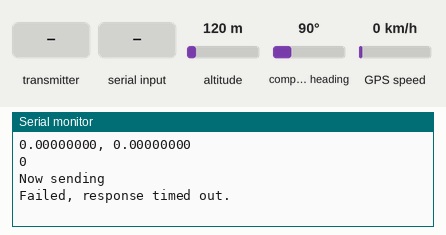
Simulated run of this sketch. Board: Arduino Uno, built with avr-gcc and run on an emulated ATmega328P. On the bench: the last lines printed to the serial monitor. The inputs (shaded band) are chosen by the test bench; at power-on: altitude 120 m, compass heading 90°, GPS speed 0 km/h. The GPS gets a fix after 3 s at 37.7749, -122.4194 with 8 satellites; no radio packets arrive unless stated.

Above: at 1.2 s.
1.3 s: the transmitter starts sending got_time = 0
At 2.2 s:
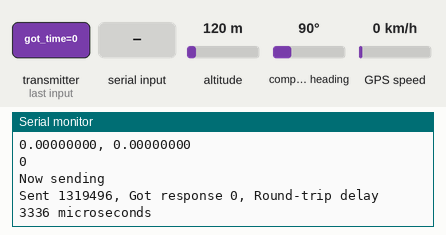
2.9 s: "T" received over Serial
At 5.6 s:
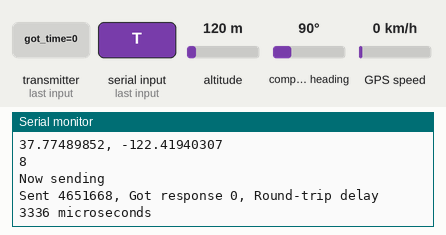
6.1 s: the transmitter starts sending got_time = 1023
At 7.9 s:
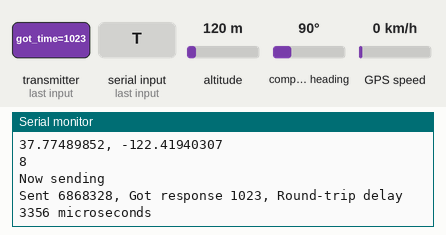
11.4 s: "R" received over Serial
At 14.73 s:
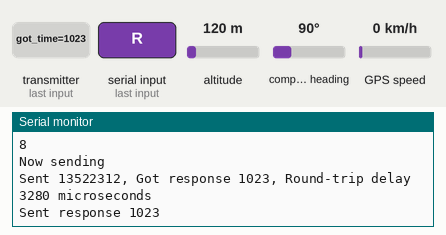
Timing chart, 0 to 14.9 s (numbered marks = the images above; inputs shaded):
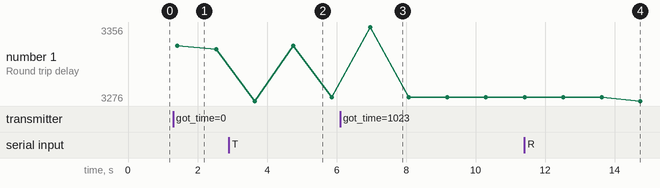

The sketch:

RF_GPS.ino
```cpp
/*
* Getting Started example sketch for nRF24L01+ radios
* This is a very basic example of how to send data from one node to another
* Updated: Dec 2014 by TMRh20
*/
#include <Adafruit_GPS.h>
#include <SoftwareSerial.h>
#include <SPI.h>
#include "RF24.h"
#define GPSECHO  true
#define PAYLOADSIZE 32;

SoftwareSerial mySerial(4, 3);

Adafruit_GPS GPS(&mySerial);


/****************** User Config ***************************/
/***      Set this radio as radio number 0 or 1         ***/
bool radioNumber = 0;

/* Hardware configuration: Set up nRF24L01 radio on SPI bus plus pins 7 & 8 */
RF24 radio(7,8);
/**********************************************************/

boolean usingInterrupt = false;
void useInterrupt(boolean); // Func prototype keeps Arduino 0023 happy


byte addresses[][6] = {"1Node","2Node"};

// Used to control whether this node is sending or receiving
bool role = 0;

void setup() {
  Serial.begin(115200);
  GPS.begin(9600);

  GPS.sendCommand(PMTK_SET_NMEA_OUTPUT_RMCGGA);

  GPS.sendCommand(PMTK_SET_NMEA_UPDATE_1HZ);

  GPS.sendCommand(PGCMD_ANTENNA);

  useInterrupt(true);

  //useInterrupt(true);

  Serial.println(F("RF24/examples/GettingStarted"));
  Serial.println(F("*** PRESS 'T' to begin transmitting to the other node"));

  radio.begin();
  radio.setDataRate(RF24_250KBPS);

  mySerial.println(PMTK_Q_RELEASE);


  // Set the PA Level low to prevent power supply related issues since this is a
 // getting_started sketch, and the likelihood of close proximity of the devices. RF24_PA_MAX is default.
  radio.setPALevel(RF24_PA_HIGH);

  // Open a writing and reading pipe on each radio, with opposite addresses
  if(radioNumber){
    radio.openWritingPipe(addresses[1]);
    radio.openReadingPipe(1,addresses[0]);
  }else{
    radio.openWritingPipe(addresses[0]);
    radio.openReadingPipe(1,addresses[1]);
  }

  // Start the radio listening for data
  radio.startListening();
}

SIGNAL(TIMER0_COMPA_vect) {
  char c = GPS.read();
  // if you want to debug, this is a good time to do it!
#ifdef UDR0
  if (GPSECHO)
    {

    }
    //if (c) UDR0 = c;
    // writing direct to UDR0 is much much faster than Serial.print
    // but only one character can be written at a time.
#endif
}

void useInterrupt(boolean v) {
  if (v) {
    // Timer0 is already used for millis() - we'll just interrupt somewhere
    // in the middle and call the "Compare A" function above
    OCR0A = 0xAF;
    TIMSK0 |= _BV(OCIE0A);
    usingInterrupt = true;
  } else {
    // do not call the interrupt function COMPA anymore
    TIMSK0 &= ~_BV(OCIE0A);
    usingInterrupt = false;
  }
}

uint32_t timer = millis();

void loop() {
  char c = GPS.read();
  delay(100);


  if (GPS.newNMEAreceived()) {
    // a tricky thing here is if we print the NMEA sentence, or data
    // we end up not listening and catching other sentences!
    // so be very wary if using OUTPUT_ALLDATA and trytng to print out data
    //Serial.println(GPS.lastNMEA());   // this also sets the newNMEAreceived() flag to false

    if (!GPS.parse(GPS.lastNMEA()))   // this also sets the newNMEAreceived() flag to false
      return;  // we can fail to parse a sentence in which case we should just wait for another
  }


  Serial.print(GPS.latitudeDegrees, 8);
  Serial.print(", ");
  Serial.println(GPS.longitudeDegrees, 8);
  Serial.println((int)GPS.satellites);

/****************** Ping Out Role ***************************/

  radio.stopListening();                                    // First, stop listening so we can talk.
  Serial.println(F("Now sending"));
  unsigned long start_time = micros();                             // Take the time, and send it.  This will block until complete
  double GPS_COORDS[2];
  GPS_COORDS[0] = GPS.latitudeDegrees;
  GPS_COORDS[1] = GPS.longitudeDegrees;

  if (!radio.write( &GPS_COORDS, sizeof(GPS_COORDS) )){
    Serial.println(F("failed"));
    }

  if (!radio.write( &GPS_COORDS[1], sizeof(unsigned long) )){
    Serial.println(F("failed"));
    }

    radio.startListening();                                    // Now, continue listening

    unsigned long started_waiting_at = micros();               // Set up a timeout period, get the current microseconds
    boolean timeout = false;                                   // Set up a variable to indicate if a response was received or not

    while ( ! radio.available() ){                             // While nothing is received
      if (micros() - started_waiting_at > 200000 ){            // If waited longer than 200ms, indicate timeout and exit while loop
          timeout = true;
          break;
      }
    }

    if ( timeout ){                                             // Describe the results
        Serial.println(F("Failed, response timed out."));
    }else{
        unsigned long got_time;                                 // Grab the response, compare, and send to debugging spew
        radio.read( &got_time, sizeof(unsigned long) );
        unsigned long end_time = micros();

        // Spew it
        Serial.print(F("Sent "));
        Serial.print(start_time);
        Serial.print(F(", Got response "));
        Serial.print(got_time);
        Serial.print(F(", Round-trip delay "));
        Serial.print(end_time-start_time);
        Serial.println(F(" microseconds"));
    }

    // Try again 1s later
    delay(1000);


/****************** Pong Back Role ***************************/

  if ( role == 0 )
  {
    unsigned long got_time;

    if( radio.available()){
                                                                    // Variable for the received timestamp
      while (radio.available()) {                                   // While there is data ready
        radio.read( &got_time, sizeof(unsigned long) );             // Get the payload
      }

      radio.stopListening();                                        // First, stop listening so we can talk
      radio.write( &got_time, sizeof(unsigned long) );              // Send the final one back.
      radio.startListening();                                       // Now, resume listening so we catch the next packets.
      Serial.print(F("Sent response "));
      Serial.println(got_time);
   }
 }


/****************** Change Roles via Serial Commands ***************************/

  if ( Serial.available() )
  {
    char c = toupper(Serial.read());
    if ( c == 'T' && role == 0 ){
      Serial.println(F("*** CHANGING TO TRANSMIT ROLE -- PRESS 'R' TO SWITCH BACK"));
      role = 1;                  // Become the primary transmitter (ping out)

   }else
    if ( c == 'R' && role == 1 ){
      Serial.println(F("*** CHANGING TO RECEIVE ROLE -- PRESS 'T' TO SWITCH BACK"));
       role = 0;                // Become the primary receiver (pong back)
       radio.startListening();

    }
  }


} // Loop
```

Measured:
- after the input at 1.3 s, the serial monitor: prints a new line at once (image 1)
- after the input at 2.9 s, the serial monitor: prints a new line after 1.7 s (image 2)
- after the input at 6.1 s, the serial monitor: prints a new line after 0.87 s (image 3)
- after the input at 11.4 s, the serial monitor: prints a new line at once (image 4)
- plotted number 1: 3280 → 3276 after the input at 11.4 s
